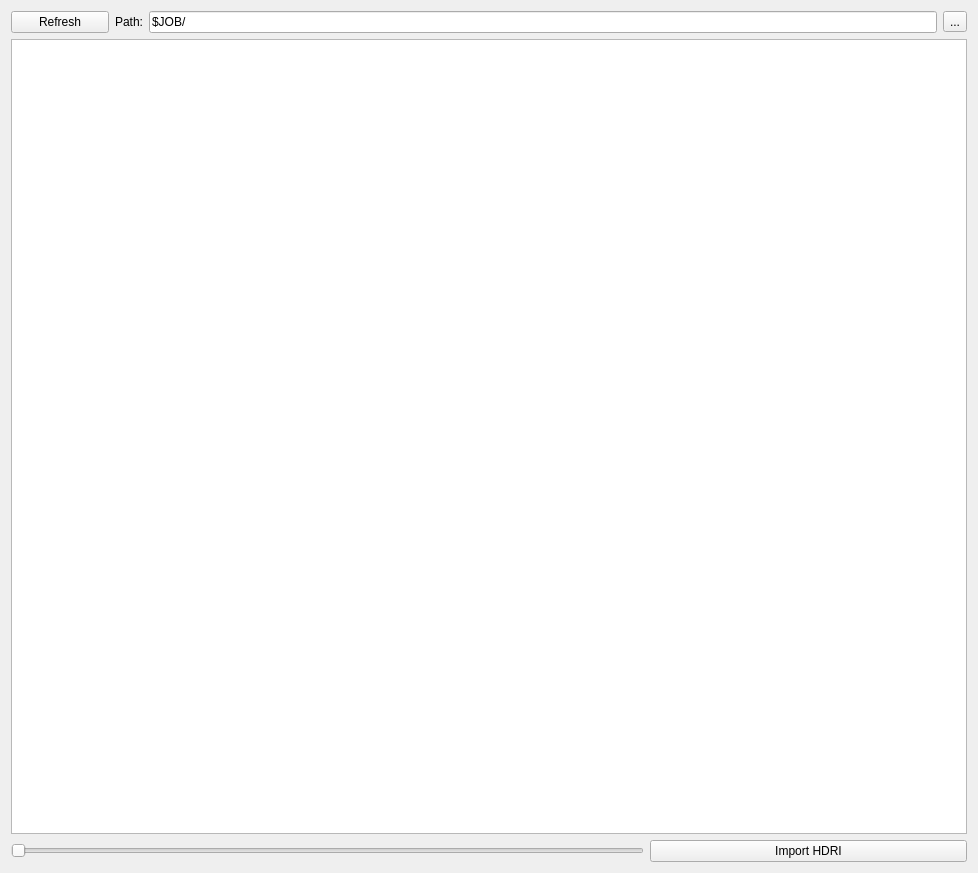
<?xml version="1.0" encoding="UTF-8"?>
<ui version="4.0">
 <class>Form</class>
 <widget class="QWidget" name="Form">
  <property name="geometry">
   <rect>
    <x>0</x>
    <y>0</y>
    <width>978</width>
    <height>873</height>
   </rect>
  </property>
  <property name="windowTitle">
   <string>Form</string>
  </property>
  <layout class="QGridLayout" name="gridLayout_2">
   <item row="0" column="0">
    <layout class="QHBoxLayout" name="horizontalLayout" stretch="1,0,8,0">
     <item>
      <widget class="QPushButton" name="btn_refresh">
       <property name="text">
        <string>Refresh</string>
       </property>
      </widget>
     </item>
     <item>
      <widget class="QLabel" name="label_path">
       <property name="text">
        <string>Path:</string>
       </property>
      </widget>
     </item>
     <item>
      <widget class="QLineEdit" name="input_path">
       <property name="text">
        <string>$JOB/</string>
       </property>
      </widget>
     </item>
     <item>
      <widget class="QToolButton" name="btn_selectPath">
       <property name="text">
        <string>...</string>
       </property>
      </widget>
     </item>
    </layout>
   </item>
   <item row="1" column="0">
    <widget class="QTableWidget" name="widget_hdri"/>
   </item>
   <item row="2" column="0">
    <layout class="QHBoxLayout" name="horizontalLayout_2" stretch="2,1">
     <item>
      <widget class="QSlider" name="slider_thumbSize">
       <property name="sizePolicy">
        <sizepolicy hsizetype="Preferred" vsizetype="Fixed">
         <horstretch>0</horstretch>
         <verstretch>0</verstretch>
        </sizepolicy>
       </property>
       <property name="orientation">
        <enum>Qt::Horizontal</enum>
       </property>
      </widget>
     </item>
     <item>
      <widget class="QPushButton" name="btn_import">
       <property name="text">
        <string>Import HDRI</string>
       </property>
      </widget>
     </item>
    </layout>
   </item>
  </layout>
 </widget>
 <resources/>
 <connections/>
</ui>
